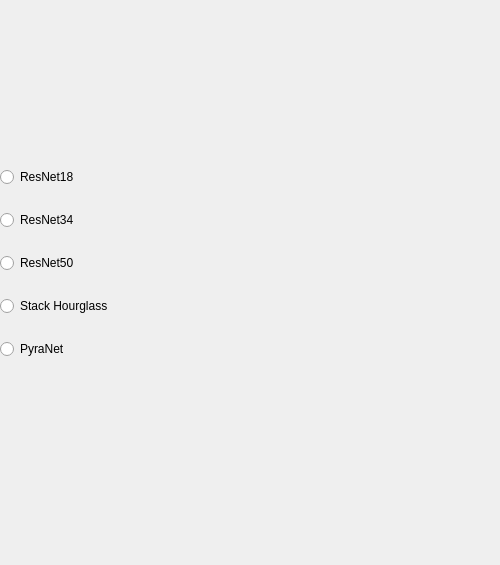
<?xml version="1.0" encoding="UTF-8"?>
<ui version="4.0">
 <class>Dialog</class>
 <widget class="QDialog" name="Dialog">
  <property name="geometry">
   <rect>
    <x>0</x>
    <y>0</y>
    <width>500</width>
    <height>565</height>
   </rect>
  </property>
  <property name="windowTitle">
   <string>Dialog</string>
  </property>
  <widget class="QWidget" name="widget" native="true">
   <property name="geometry">
    <rect>
     <x>0</x>
     <y>-30</y>
     <width>501</width>
     <height>571</height>
    </rect>
   </property>
   <widget class="QWidget" name="verticalLayoutWidget">
    <property name="geometry">
     <rect>
      <x>0</x>
      <y>180</y>
      <width>501</width>
      <height>231</height>
     </rect>
    </property>
    <layout class="QVBoxLayout" name="verticalLayout">
     <item>
      <widget class="QRadioButton" name="Res18Button">
       <property name="text">
        <string>ResNet18</string>
       </property>
      </widget>
     </item>
     <item>
      <widget class="QRadioButton" name="Res34Button">
       <property name="text">
        <string>ResNet34</string>
       </property>
      </widget>
     </item>
     <item>
      <widget class="QRadioButton" name="Res50Button">
       <property name="text">
        <string>ResNet50</string>
       </property>
      </widget>
     </item>
     <item>
      <widget class="QRadioButton" name="hgButton">
       <property name="text">
        <string>Stack Hourglass</string>
       </property>
      </widget>
     </item>
     <item>
      <widget class="QRadioButton" name="pyraButton">
       <property name="text">
        <string>PyraNet</string>
       </property>
      </widget>
     </item>
    </layout>
   </widget>
  </widget>
 </widget>
 <resources/>
 <connections/>
</ui>
